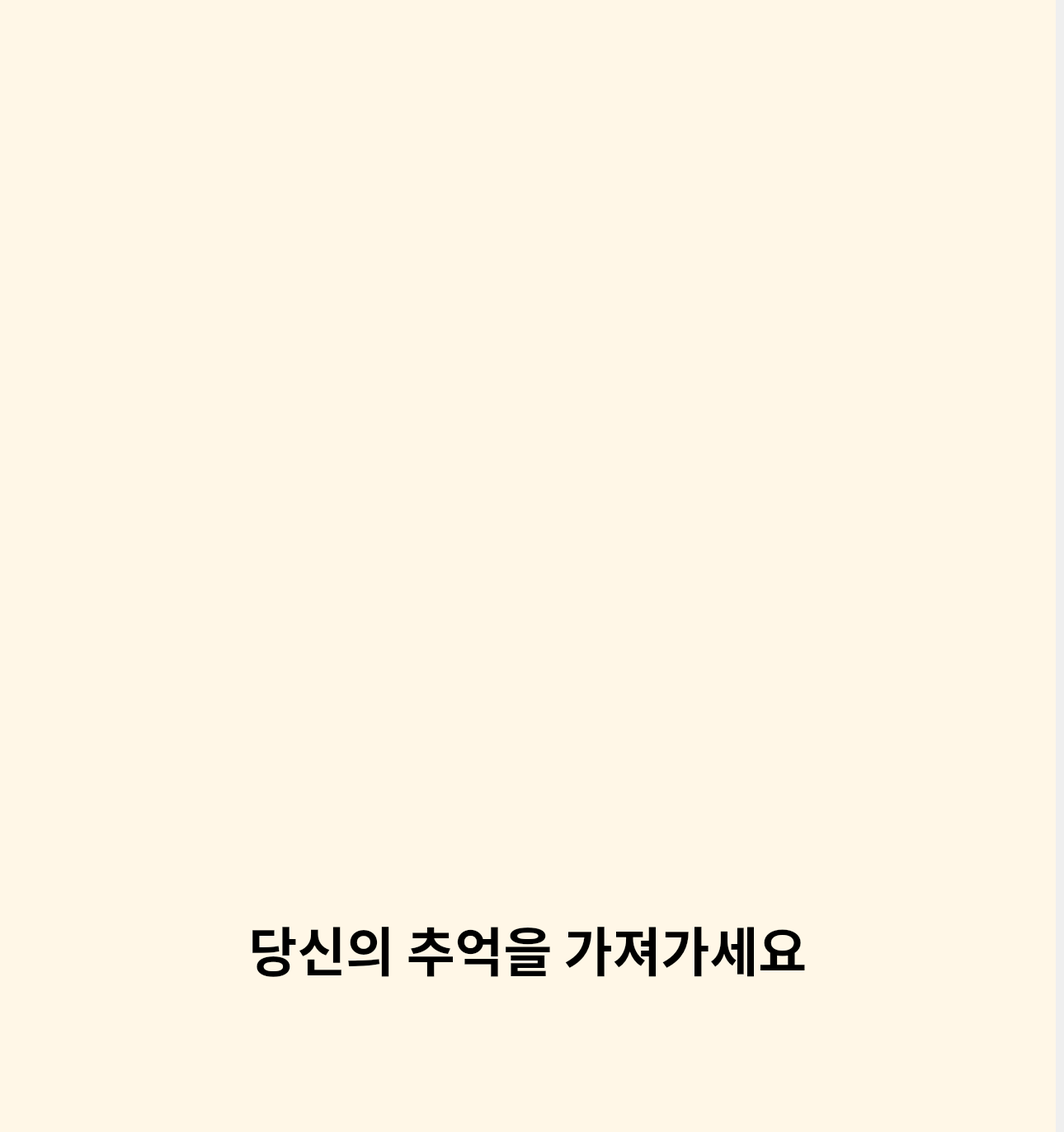
<?xml version="1.0" encoding="UTF-8"?>
<ui version="4.0">
 <class>MainWindow</class>
 <widget class="QMainWindow" name="MainWindow">
  <property name="geometry">
   <rect>
    <x>0</x>
    <y>0</y>
    <width>1290</width>
    <height>1373</height>
   </rect>
  </property>
  <property name="windowTitle">
   <string>MainWindow</string>
  </property>
  <widget class="QWidget" name="centralwidget">
   <widget class="QStackedWidget" name="stack">
    <property name="geometry">
     <rect>
      <x>0</x>
      <y>660</y>
      <width>1280</width>
      <height>720</height>
     </rect>
    </property>
    <property name="sizePolicy">
     <sizepolicy hsizetype="Fixed" vsizetype="Fixed">
      <horstretch>0</horstretch>
      <verstretch>0</verstretch>
     </sizepolicy>
    </property>
    <property name="styleSheet">
     <string notr="true">background-color : #FFF7E7</string>
    </property>
    <property name="currentIndex">
     <number>6</number>
    </property>
    <widget class="QWidget" name="InitPage">
     <widget class="QLabel" name="label">
      <property name="geometry">
       <rect>
        <x>4</x>
        <y>330</y>
        <width>1271</width>
        <height>60</height>
       </rect>
      </property>
      <property name="font">
       <font>
        <family>Leferi Base Type</family>
        <weight>75</weight>
        <bold>true</bold>
       </font>
      </property>
      <property name="layoutDirection">
       <enum>Qt::LeftToRight</enum>
      </property>
      <property name="styleSheet">
       <string notr="true">color : #C25642</string>
      </property>
      <property name="text">
       <string>&lt;html&gt;&lt;head/&gt;&lt;body&gt;&lt;p align=&quot;center&quot;&gt;&lt;span style=&quot; font-size:16pt; font-weight:600;&quot;&gt;터치하여 PhoRest를 시작해 보세요&lt;/span&gt;&lt;/p&gt;&lt;/body&gt;&lt;/html&gt;</string>
      </property>
      <property name="alignment">
       <set>Qt::AlignCenter</set>
      </property>
     </widget>
    </widget>
    <widget class="QWidget" name="ChoosePeoplePage">
     <widget class="QLabel" name="label_3">
      <property name="geometry">
       <rect>
        <x>220</x>
        <y>40</y>
        <width>840</width>
        <height>100</height>
       </rect>
      </property>
      <property name="font">
       <font>
        <family>Leferi Point Type Special</family>
        <weight>50</weight>
        <bold>false</bold>
       </font>
      </property>
      <property name="text">
       <string>&lt;html&gt;&lt;head/&gt;&lt;body&gt;&lt;p align=&quot;center&quot;&gt;&lt;span style=&quot; font-size:26pt; font-weight:400;&quot;&gt;촬영할 인원수를 선택해주세요&lt;/span&gt;&lt;/p&gt;&lt;/body&gt;&lt;/html&gt;</string>
      </property>
     </widget>
     <widget class="QPushButton" name="NextBtn">
      <property name="geometry">
       <rect>
        <x>1070</x>
        <y>40</y>
        <width>160</width>
        <height>100</height>
       </rect>
      </property>
      <property name="font">
       <font>
        <family>Leferi Point Type Special</family>
        <pointsize>20</pointsize>
        <weight>50</weight>
        <bold>false</bold>
       </font>
      </property>
      <property name="styleSheet">
       <string notr="true">QPushButton{
	color: black;
    background-color: #F8F8F8		;
    padding: 12px;
    border-radius: 4px;
    border-bottom: 4px solid #c8c8c8;
	border-radius: 20px;
}</string>
      </property>
      <property name="text">
       <string>다음</string>
      </property>
     </widget>
     <widget class="QWidget" name="gridLayoutWidget">
      <property name="geometry">
       <rect>
        <x>10</x>
        <y>160</y>
        <width>1261</width>
        <height>531</height>
       </rect>
      </property>
      <layout class="QGridLayout" name="gridLayout">
       <property name="leftMargin">
        <number>50</number>
       </property>
       <property name="topMargin">
        <number>20</number>
       </property>
       <property name="rightMargin">
        <number>50</number>
       </property>
       <property name="bottomMargin">
        <number>20</number>
       </property>
       <property name="horizontalSpacing">
        <number>100</number>
       </property>
       <property name="verticalSpacing">
        <number>50</number>
       </property>
       <item row="0" column="2">
        <widget class="QPushButton" name="Btn3">
         <property name="sizePolicy">
          <sizepolicy hsizetype="Preferred" vsizetype="Preferred">
           <horstretch>0</horstretch>
           <verstretch>0</verstretch>
          </sizepolicy>
         </property>
         <property name="font">
          <font>
           <family>Leferi Base Type Bold</family>
           <pointsize>20</pointsize>
           <weight>75</weight>
           <bold>true</bold>
          </font>
         </property>
         <property name="styleSheet">
          <string notr="true">QPushButton{
	color: black;
    background-color: #F8F8F8		;
    padding: 12px;
    border-radius: 4px;
    border-bottom: 4px solid #c8c8c8;
	border-radius: 20px;
}</string>
         </property>
         <property name="text">
          <string>3명</string>
         </property>
        </widget>
       </item>
       <item row="0" column="0">
        <widget class="QPushButton" name="Btn1">
         <property name="enabled">
          <bool>true</bool>
         </property>
         <property name="sizePolicy">
          <sizepolicy hsizetype="Preferred" vsizetype="Preferred">
           <horstretch>0</horstretch>
           <verstretch>0</verstretch>
          </sizepolicy>
         </property>
         <property name="font">
          <font>
           <family>Leferi Base Type Bold</family>
           <pointsize>20</pointsize>
           <weight>75</weight>
           <bold>true</bold>
          </font>
         </property>
         <property name="contextMenuPolicy">
          <enum>Qt::DefaultContextMenu</enum>
         </property>
         <property name="styleSheet">
          <string notr="true">QPushButton{
	color: black;
    background-color: #F8F8F8		;
    padding: 12px;
    border-radius: 4px;
    border-bottom: 4px solid #c8c8c8;
	border-radius: 20px;
}</string>
         </property>
         <property name="text">
          <string>1명</string>
         </property>
        </widget>
       </item>
       <item row="0" column="1">
        <widget class="QPushButton" name="Btn2">
         <property name="sizePolicy">
          <sizepolicy hsizetype="Preferred" vsizetype="Preferred">
           <horstretch>0</horstretch>
           <verstretch>0</verstretch>
          </sizepolicy>
         </property>
         <property name="font">
          <font>
           <family>Leferi Base Type Bold</family>
           <pointsize>20</pointsize>
           <weight>75</weight>
           <bold>true</bold>
          </font>
         </property>
         <property name="styleSheet">
          <string notr="true">QPushButton{
	color: black;
    background-color: #F8F8F8		;
    padding: 12px;
    border-radius: 4px;
    border-bottom: 4px solid #c8c8c8;
	border-radius: 20px;
}</string>
         </property>
         <property name="text">
          <string>2명</string>
         </property>
        </widget>
       </item>
       <item row="1" column="2">
        <widget class="QPushButton" name="Btn6">
         <property name="sizePolicy">
          <sizepolicy hsizetype="Preferred" vsizetype="Preferred">
           <horstretch>0</horstretch>
           <verstretch>0</verstretch>
          </sizepolicy>
         </property>
         <property name="font">
          <font>
           <family>Leferi Base Type Bold</family>
           <pointsize>20</pointsize>
           <weight>75</weight>
           <bold>true</bold>
          </font>
         </property>
         <property name="styleSheet">
          <string notr="true">QPushButton{
	color: black;
    background-color: #F8F8F8		;
    padding: 12px;
    border-radius: 4px;
    border-bottom: 4px solid #c8c8c8;
	border-radius: 20px;
}</string>
         </property>
         <property name="text">
          <string>6명</string>
         </property>
        </widget>
       </item>
       <item row="1" column="1">
        <widget class="QPushButton" name="Btn5">
         <property name="sizePolicy">
          <sizepolicy hsizetype="Preferred" vsizetype="Preferred">
           <horstretch>0</horstretch>
           <verstretch>0</verstretch>
          </sizepolicy>
         </property>
         <property name="font">
          <font>
           <family>Leferi Base Type Bold</family>
           <pointsize>20</pointsize>
           <weight>75</weight>
           <bold>true</bold>
          </font>
         </property>
         <property name="styleSheet">
          <string notr="true">QPushButton{
	color: black;
    background-color: #F8F8F8		;
    padding: 12px;
    border-radius: 4px;
    border-bottom: 4px solid #c8c8c8;
	border-radius: 20px;
}</string>
         </property>
         <property name="text">
          <string>5명</string>
         </property>
        </widget>
       </item>
       <item row="1" column="0">
        <widget class="QPushButton" name="Btn4">
         <property name="sizePolicy">
          <sizepolicy hsizetype="Preferred" vsizetype="Preferred">
           <horstretch>0</horstretch>
           <verstretch>0</verstretch>
          </sizepolicy>
         </property>
         <property name="font">
          <font>
           <family>Leferi Base Type Bold</family>
           <pointsize>20</pointsize>
           <weight>75</weight>
           <bold>true</bold>
          </font>
         </property>
         <property name="styleSheet">
          <string notr="true">QPushButton{
	color: black;
    background-color: #F8F8F8		;
    padding: 12px;
    border-radius: 4px;
    border-bottom: 4px solid #c8c8c8;
	border-radius: 20px;
}</string>
         </property>
         <property name="text">
          <string>4명</string>
         </property>
        </widget>
       </item>
      </layout>
     </widget>
     <widget class="QPushButton" name="PreviousBtn">
      <property name="geometry">
       <rect>
        <x>40</x>
        <y>40</y>
        <width>160</width>
        <height>100</height>
       </rect>
      </property>
      <property name="font">
       <font>
        <family>Leferi Base Type Bold</family>
        <pointsize>20</pointsize>
        <weight>75</weight>
        <bold>true</bold>
       </font>
      </property>
      <property name="styleSheet">
       <string notr="true">QPushButton{
	color: black;
    background-color: #F8F8F8		;
    padding: 12px;
    border-radius: 4px;
    border-bottom: 4px solid #c8c8c8;
	border-radius: 20px;
}</string>
      </property>
      <property name="text">
       <string>이전</string>
      </property>
     </widget>
    </widget>
    <widget class="QWidget" name="ShotPage">
     <widget class="QPushButton" name="Btn_Already">
      <property name="geometry">
       <rect>
        <x>410</x>
        <y>260</y>
        <width>460</width>
        <height>200</height>
       </rect>
      </property>
      <property name="font">
       <font>
        <family>Leferi Base Type Bold</family>
        <pointsize>24</pointsize>
        <weight>75</weight>
        <bold>true</bold>
       </font>
      </property>
      <property name="autoFillBackground">
       <bool>false</bool>
      </property>
      <property name="styleSheet">
       <string notr="true">QPushButton{
	color: black;
    background-color: #F8F8F8		;
    padding: 12px;
    border-radius: 4px;
    border-bottom: 4px solid #c8c8c8;
	border-radius: 20px;
}</string>
      </property>
      <property name="text">
       <string>촬영 시작</string>
      </property>
      <property name="autoDefault">
       <bool>false</bool>
      </property>
      <property name="default">
       <bool>false</bool>
      </property>
      <property name="flat">
       <bool>false</bool>
      </property>
     </widget>
     <widget class="QPushButton" name="Btn_Back_2">
      <property name="geometry">
       <rect>
        <x>40</x>
        <y>40</y>
        <width>160</width>
        <height>100</height>
       </rect>
      </property>
      <property name="font">
       <font>
        <family>Leferi Base Type Bold</family>
        <pointsize>14</pointsize>
        <weight>75</weight>
        <bold>true</bold>
       </font>
      </property>
      <property name="styleSheet">
       <string notr="true">QPushButton{
	color: black;
    background-color: #F8F8F8		;
    padding: 12px;
    border-radius: 4px;
    border-bottom: 4px solid #c8c8c8;
	border-radius: 20px;
}</string>
      </property>
      <property name="text">
       <string>뒤로</string>
      </property>
     </widget>
    </widget>
    <widget class="QWidget" name="PhotoPage">
     <widget class="QWidget" name="gridLayoutWidget_3">
      <property name="geometry">
       <rect>
        <x>40</x>
        <y>160</y>
        <width>1201</width>
        <height>541</height>
       </rect>
      </property>
      <layout class="QGridLayout" name="gridLayout_3">
       <property name="leftMargin">
        <number>85</number>
       </property>
       <property name="topMargin">
        <number>25</number>
       </property>
       <property name="rightMargin">
        <number>85</number>
       </property>
       <property name="bottomMargin">
        <number>25</number>
       </property>
       <property name="horizontalSpacing">
        <number>142</number>
       </property>
       <property name="verticalSpacing">
        <number>32</number>
       </property>
       <item row="1" column="0">
        <widget class="QLabel" name="Photo3">
         <property name="font">
          <font>
           <family>Leferi Base Type Bold</family>
           <pointsize>72</pointsize>
           <weight>75</weight>
           <bold>true</bold>
          </font>
         </property>
         <property name="styleSheet">
          <string notr="true">QLabel{
	border : 3px double #ABF760;
}</string>
         </property>
         <property name="text">
          <string>3</string>
         </property>
         <property name="alignment">
          <set>Qt::AlignCenter</set>
         </property>
        </widget>
       </item>
       <item row="0" column="0">
        <widget class="QLabel" name="Photo1">
         <property name="font">
          <font>
           <family>Leferi Base Type Bold</family>
           <pointsize>72</pointsize>
           <weight>75</weight>
           <bold>true</bold>
          </font>
         </property>
         <property name="styleSheet">
          <string notr="true">QLabel{
	border : 3px double #ABF760;
}</string>
         </property>
         <property name="text">
          <string>1</string>
         </property>
         <property name="alignment">
          <set>Qt::AlignCenter</set>
         </property>
        </widget>
       </item>
       <item row="0" column="1">
        <widget class="QLabel" name="Photo2">
         <property name="font">
          <font>
           <family>Leferi Base Type Bold</family>
           <pointsize>72</pointsize>
           <weight>75</weight>
           <bold>true</bold>
          </font>
         </property>
         <property name="styleSheet">
          <string notr="true">QLabel{
	border : 3px double #ABF760;
}</string>
         </property>
         <property name="text">
          <string>2</string>
         </property>
         <property name="alignment">
          <set>Qt::AlignCenter</set>
         </property>
        </widget>
       </item>
       <item row="1" column="1">
        <widget class="QLabel" name="Photo4">
         <property name="font">
          <font>
           <family>Leferi Base Type Bold</family>
           <pointsize>72</pointsize>
           <weight>75</weight>
           <bold>true</bold>
          </font>
         </property>
         <property name="styleSheet">
          <string notr="true">QLabel{
	border : 3px double #ABF760;
}</string>
         </property>
         <property name="text">
          <string>4</string>
         </property>
         <property name="alignment">
          <set>Qt::AlignCenter</set>
         </property>
        </widget>
       </item>
      </layout>
     </widget>
     <widget class="QPushButton" name="NextBtn_3">
      <property name="geometry">
       <rect>
        <x>1070</x>
        <y>40</y>
        <width>160</width>
        <height>100</height>
       </rect>
      </property>
      <property name="font">
       <font>
        <family>Leferi Base Type Bold</family>
        <pointsize>20</pointsize>
        <weight>75</weight>
        <bold>true</bold>
       </font>
      </property>
      <property name="styleSheet">
       <string notr="true">QPushButton{
	color: black;
    background-color: #F8F8F8		;
    padding: 12px;
    border-radius: 4px;
    border-bottom: 4px solid #c8c8c8;
	border-radius: 20px;
}</string>
      </property>
      <property name="text">
       <string>&gt;</string>
      </property>
     </widget>
     <widget class="QLabel" name="label_2">
      <property name="geometry">
       <rect>
        <x>40</x>
        <y>160</y>
        <width>1200</width>
        <height>540</height>
       </rect>
      </property>
      <property name="styleSheet">
       <string notr="true">QLabel{
	border : 3px solid black;
}</string>
      </property>
      <property name="text">
       <string/>
      </property>
     </widget>
     <zorder>label_2</zorder>
     <zorder>gridLayoutWidget_3</zorder>
     <zorder>NextBtn_3</zorder>
    </widget>
    <widget class="QWidget" name="ChooseFramePage">
     <widget class="QLabel" name="label_5">
      <property name="geometry">
       <rect>
        <x>220</x>
        <y>40</y>
        <width>840</width>
        <height>100</height>
       </rect>
      </property>
      <property name="font">
       <font>
        <family>Leferi Point Type Special</family>
        <weight>50</weight>
        <bold>false</bold>
       </font>
      </property>
      <property name="text">
       <string>&lt;html&gt;&lt;head/&gt;&lt;body&gt;&lt;p align=&quot;center&quot;&gt;&lt;span style=&quot; font-size:26pt;&quot;&gt;사용할 프레임을 선택해주세요&lt;/span&gt;&lt;/p&gt;&lt;/body&gt;&lt;/html&gt;</string>
      </property>
     </widget>
     <widget class="QPushButton" name="PrintBtn">
      <property name="geometry">
       <rect>
        <x>1070</x>
        <y>40</y>
        <width>160</width>
        <height>100</height>
       </rect>
      </property>
      <property name="font">
       <font>
        <family>Leferi Base Type Bold</family>
        <pointsize>20</pointsize>
        <weight>75</weight>
        <bold>true</bold>
       </font>
      </property>
      <property name="styleSheet">
       <string notr="true">QPushButton{
	color: black;
    background-color: #F8F8F8		;
    padding: 12px;
    border-radius: 4px;
    border-bottom: 4px solid #c8c8c8;
	border-radius: 20px;
}</string>
      </property>
      <property name="text">
       <string>다음</string>
      </property>
     </widget>
     <widget class="QPushButton" name="ApplyBtn">
      <property name="geometry">
       <rect>
        <x>1120</x>
        <y>570</y>
        <width>140</width>
        <height>80</height>
       </rect>
      </property>
      <property name="font">
       <font>
        <family>Leferi Base Type Bold</family>
        <pointsize>16</pointsize>
        <weight>75</weight>
        <bold>true</bold>
       </font>
      </property>
      <property name="styleSheet">
       <string notr="true">QPushButton{
	color: black;
    background-color: #F8F8F8		;
    padding: 12px;
    border-radius: 4px;
    border-bottom: 4px solid #c8c8c8;
	border-radius: 20px;
}</string>
      </property>
      <property name="text">
       <string>적용</string>
      </property>
     </widget>
     <widget class="QLineEdit" name="Frame_Id">
      <property name="geometry">
       <rect>
        <x>850</x>
        <y>570</y>
        <width>250</width>
        <height>80</height>
       </rect>
      </property>
      <property name="font">
       <font>
        <family>Leferi Base Type</family>
        <pointsize>20</pointsize>
        <weight>75</weight>
        <bold>true</bold>
       </font>
      </property>
      <property name="styleSheet">
       <string notr="true">color : #c8c8c8</string>
      </property>
      <property name="text">
       <string>고유프레임</string>
      </property>
      <property name="alignment">
       <set>Qt::AlignCenter</set>
      </property>
     </widget>
     <widget class="QPushButton" name="Basic_Frame_1">
      <property name="geometry">
       <rect>
        <x>110</x>
        <y>170</y>
        <width>300</width>
        <height>80</height>
       </rect>
      </property>
      <property name="styleSheet">
       <string notr="true">background-color : #FFFFFF</string>
      </property>
      <property name="text">
       <string/>
      </property>
     </widget>
     <widget class="QPushButton" name="Basic_Frame_2">
      <property name="geometry">
       <rect>
        <x>110</x>
        <y>310</y>
        <width>300</width>
        <height>80</height>
       </rect>
      </property>
      <property name="styleSheet">
       <string notr="true">background-color : #DEFF99</string>
      </property>
      <property name="text">
       <string/>
      </property>
     </widget>
     <widget class="QPushButton" name="Basic_Frame_3">
      <property name="geometry">
       <rect>
        <x>110</x>
        <y>450</y>
        <width>300</width>
        <height>80</height>
       </rect>
      </property>
      <property name="styleSheet">
       <string notr="true">background-color : #BDD0FF	</string>
      </property>
      <property name="text">
       <string/>
      </property>
     </widget>
     <widget class="QPushButton" name="Basic_Frame_4">
      <property name="geometry">
       <rect>
        <x>110</x>
        <y>580</y>
        <width>300</width>
        <height>80</height>
       </rect>
      </property>
      <property name="styleSheet">
       <string notr="true">background-color : #B871FF</string>
      </property>
      <property name="text">
       <string/>
      </property>
     </widget>
     <widget class="QPushButton" name="Basic_Frame_5">
      <property name="geometry">
       <rect>
        <x>470</x>
        <y>170</y>
        <width>300</width>
        <height>80</height>
       </rect>
      </property>
      <property name="styleSheet">
       <string notr="true">background-color : #000000
</string>
      </property>
      <property name="text">
       <string/>
      </property>
     </widget>
     <widget class="QPushButton" name="Basic_Frame_6">
      <property name="geometry">
       <rect>
        <x>470</x>
        <y>310</y>
        <width>300</width>
        <height>80</height>
       </rect>
      </property>
      <property name="styleSheet">
       <string notr="true">border-image:url('./BasicFrame/stripe.jpg')</string>
      </property>
      <property name="text">
       <string/>
      </property>
     </widget>
     <widget class="QPushButton" name="Basic_Frame_7">
      <property name="geometry">
       <rect>
        <x>470</x>
        <y>450</y>
        <width>300</width>
        <height>80</height>
       </rect>
      </property>
      <property name="styleSheet">
       <string notr="true">border-image:url('./BasicFrame/ddangddang.png')</string>
      </property>
      <property name="text">
       <string/>
      </property>
     </widget>
     <widget class="QPushButton" name="Basic_Frame_8">
      <property name="geometry">
       <rect>
        <x>470</x>
        <y>570</y>
        <width>300</width>
        <height>80</height>
       </rect>
      </property>
      <property name="styleSheet">
       <string notr="true">background-color : #84FFF8
</string>
      </property>
      <property name="text">
       <string/>
      </property>
     </widget>
     <widget class="QLabel" name="label_6">
      <property name="geometry">
       <rect>
        <x>940</x>
        <y>190</y>
        <width>250</width>
        <height>61</height>
       </rect>
      </property>
      <property name="font">
       <font>
        <family>Leferi Point Type Special</family>
        <weight>50</weight>
        <bold>false</bold>
       </font>
      </property>
      <property name="text">
       <string>&lt;html&gt;&lt;head/&gt;&lt;body&gt;&lt;p align=&quot;center&quot;&gt;&lt;span style=&quot; font-size:12pt;&quot;&gt;더 많은 프레임 적용하기&lt;/span&gt;&lt;/p&gt;&lt;/body&gt;&lt;/html&gt;</string>
      </property>
     </widget>
     <widget class="QLabel" name="label_4">
      <property name="geometry">
       <rect>
        <x>940</x>
        <y>290</y>
        <width>250</width>
        <height>250</height>
       </rect>
      </property>
      <property name="styleSheet">
       <string notr="true">border-image:url('./QR_Dummy.png')</string>
      </property>
      <property name="text">
       <string/>
      </property>
     </widget>
    </widget>
    <widget class="QWidget" name="PrintingPage">
     <widget class="QLabel" name="label_10">
      <property name="geometry">
       <rect>
        <x>250</x>
        <y>270</y>
        <width>691</width>
        <height>161</height>
       </rect>
      </property>
      <property name="text">
       <string>&lt;html&gt;&lt;head/&gt;&lt;body&gt;&lt;p align=&quot;center&quot;&gt;이 화면 건너 뛰네;;&lt;/p&gt;&lt;/body&gt;&lt;/html&gt;</string>
      </property>
     </widget>
    </widget>
    <widget class="QWidget" name="DonePrinting">
     <widget class="QLabel" name="label_11">
      <property name="geometry">
       <rect>
        <x>0</x>
        <y>400</y>
        <width>1280</width>
        <height>180</height>
       </rect>
      </property>
      <property name="font">
       <font>
        <family>Leferi Base Type Bold</family>
        <weight>75</weight>
        <bold>true</bold>
       </font>
      </property>
      <property name="text">
       <string>&lt;html&gt;&lt;head/&gt;&lt;body&gt;&lt;p align=&quot;center&quot;&gt;&lt;span style=&quot; font-size:48pt;&quot;&gt;당신의 추억을 가져가세요&lt;/span&gt;&lt;/p&gt;&lt;/body&gt;&lt;/html&gt;</string>
      </property>
     </widget>
     <widget class="QLabel" name="LogoImg_2">
      <property name="geometry">
       <rect>
        <x>490</x>
        <y>110</y>
        <width>300</width>
        <height>300</height>
       </rect>
      </property>
      <property name="styleSheet">
       <string notr="true">border-image:url('./logo.png')</string>
      </property>
      <property name="text">
       <string/>
      </property>
      <property name="alignment">
       <set>Qt::AlignCenter</set>
      </property>
     </widget>
    </widget>
   </widget>
   <widget class="QStackedWidget" name="TopStack">
    <property name="geometry">
     <rect>
      <x>0</x>
      <y>0</y>
      <width>1280</width>
      <height>660</height>
     </rect>
    </property>
    <property name="sizePolicy">
     <sizepolicy hsizetype="Fixed" vsizetype="Fixed">
      <horstretch>0</horstretch>
      <verstretch>0</verstretch>
     </sizepolicy>
    </property>
    <property name="styleSheet">
     <string notr="true">background-color : #FFF7E7</string>
    </property>
    <property name="currentIndex">
     <number>0</number>
    </property>
    <widget class="QWidget" name="LogoPage">
     <widget class="QLabel" name="LogoImg">
      <property name="geometry">
       <rect>
        <x>540</x>
        <y>230</y>
        <width>200</width>
        <height>200</height>
       </rect>
      </property>
      <property name="styleSheet">
       <string notr="true">border-image:url('./logo.png')</string>
      </property>
      <property name="text">
       <string/>
      </property>
      <property name="alignment">
       <set>Qt::AlignCenter</set>
      </property>
     </widget>
    </widget>
    <widget class="QWidget" name="RecommandPosePage">
     <widget class="QPushButton" name="LeftBtn">
      <property name="geometry">
       <rect>
        <x>60</x>
        <y>265</y>
        <width>130</width>
        <height>130</height>
       </rect>
      </property>
      <property name="font">
       <font>
        <family>Leferi Base Type Bold</family>
        <pointsize>20</pointsize>
        <weight>75</weight>
        <bold>true</bold>
       </font>
      </property>
      <property name="styleSheet">
       <string notr="true">QPushButton{
	color: white;
    background-color: #FFB937		;
    padding: 12px;
    border-radius: 4px;
    border-bottom: 4px solid #FF8200;
	border-radius: 20px;
}</string>
      </property>
      <property name="text">
       <string>&lt;</string>
      </property>
     </widget>
     <widget class="QPushButton" name="RightBtn">
      <property name="geometry">
       <rect>
        <x>1090</x>
        <y>265</y>
        <width>130</width>
        <height>130</height>
       </rect>
      </property>
      <property name="font">
       <font>
        <family>Leferi Base Type Bold</family>
        <pointsize>20</pointsize>
        <weight>75</weight>
        <bold>true</bold>
       </font>
      </property>
      <property name="styleSheet">
       <string notr="true">QPushButton{
	color: white;
    background-color: #FFB937		;
    padding: 12px;
    border-radius: 4px;
    border-bottom: 4px solid #FF8200;
	border-radius: 20px;
}</string>
      </property>
      <property name="text">
       <string>&gt;</string>
      </property>
     </widget>
     <widget class="QPushButton" name="Btn_close">
      <property name="geometry">
       <rect>
        <x>60</x>
        <y>560</y>
        <width>131</width>
        <height>71</height>
       </rect>
      </property>
      <property name="font">
       <font>
        <family>Leferi Base Type Bold</family>
        <pointsize>14</pointsize>
        <weight>75</weight>
        <bold>true</bold>
       </font>
      </property>
      <property name="styleSheet">
       <string notr="true">QPushButton{
	color: white;
    background-color: #FFB937		;
    padding: 12px;
    border-radius: 4px;
    border-bottom: 4px solid #FF8200;
	border-radius: 20px;
}</string>
      </property>
      <property name="text">
       <string>닫기</string>
      </property>
     </widget>
     <widget class="QLabel" name="NowPeople_2">
      <property name="geometry">
       <rect>
        <x>70</x>
        <y>40</y>
        <width>121</width>
        <height>81</height>
       </rect>
      </property>
      <property name="font">
       <font>
        <family>Leferi Base Type Bold</family>
        <pointsize>20</pointsize>
        <weight>75</weight>
        <bold>true</bold>
       </font>
      </property>
      <property name="text">
       <string>&lt;html&gt;&lt;head/&gt;&lt;body&gt;&lt;p align=&quot;center&quot;&gt;&lt;span style=&quot; font-size:11pt; font-weight:600;&quot;&gt;N명&lt;/span&gt;&lt;/p&gt;&lt;/body&gt;&lt;/html&gt;</string>
      </property>
     </widget>
     <widget class="QStackedWidget" name="PoseStack">
      <property name="geometry">
       <rect>
        <x>200</x>
        <y>10</y>
        <width>880</width>
        <height>640</height>
       </rect>
      </property>
      <property name="currentIndex">
       <number>0</number>
      </property>
      <widget class="QWidget" name="page1">
       <widget class="QLabel" name="PoseImg_1">
        <property name="geometry">
         <rect>
          <x>40</x>
          <y>20</y>
          <width>800</width>
          <height>600</height>
         </rect>
        </property>
        <property name="styleSheet">
         <string notr="true">QLabel{
	border : 3px solid black;
}</string>
        </property>
        <property name="text">
         <string>포즈 이미지 1</string>
        </property>
        <property name="alignment">
         <set>Qt::AlignCenter</set>
        </property>
       </widget>
      </widget>
      <widget class="QWidget" name="page2">
       <widget class="QLabel" name="PoseImg_2">
        <property name="geometry">
         <rect>
          <x>40</x>
          <y>20</y>
          <width>800</width>
          <height>600</height>
         </rect>
        </property>
        <property name="styleSheet">
         <string notr="true">QLabel{
	border : 3px solid black;
}</string>
        </property>
        <property name="text">
         <string>포즈 이미지 2</string>
        </property>
        <property name="alignment">
         <set>Qt::AlignCenter</set>
        </property>
       </widget>
      </widget>
      <widget class="QWidget" name="page3">
       <widget class="QLabel" name="PoseImg_3">
        <property name="geometry">
         <rect>
          <x>40</x>
          <y>20</y>
          <width>800</width>
          <height>600</height>
         </rect>
        </property>
        <property name="styleSheet">
         <string notr="true">QLabel{
	border : 3px solid black;
}</string>
        </property>
        <property name="text">
         <string>포즈 이미지 3</string>
        </property>
        <property name="alignment">
         <set>Qt::AlignCenter</set>
        </property>
       </widget>
      </widget>
      <widget class="QWidget" name="page4">
       <widget class="QLabel" name="PoseImg_4">
        <property name="geometry">
         <rect>
          <x>40</x>
          <y>20</y>
          <width>800</width>
          <height>600</height>
         </rect>
        </property>
        <property name="styleSheet">
         <string notr="true">QLabel{
	border : 3px solid black;
}</string>
        </property>
        <property name="text">
         <string>포즈 이미지 4</string>
        </property>
        <property name="alignment">
         <set>Qt::AlignCenter</set>
        </property>
       </widget>
      </widget>
      <widget class="QWidget" name="page5">
       <widget class="QLabel" name="PoseImg_5">
        <property name="geometry">
         <rect>
          <x>40</x>
          <y>20</y>
          <width>800</width>
          <height>600</height>
         </rect>
        </property>
        <property name="styleSheet">
         <string notr="true">QLabel{
	border : 3px solid black;
}</string>
        </property>
        <property name="text">
         <string>포즈 이미지 5</string>
        </property>
        <property name="alignment">
         <set>Qt::AlignCenter</set>
        </property>
       </widget>
      </widget>
     </widget>
    </widget>
    <widget class="QWidget" name="ShotPage_Top">
     <widget class="QLabel" name="Label_Camera">
      <property name="geometry">
       <rect>
        <x>240</x>
        <y>30</y>
        <width>800</width>
        <height>600</height>
       </rect>
      </property>
      <property name="styleSheet">
       <string notr="true">QLabel{
	border : 3px solid black;
}</string>
      </property>
      <property name="text">
       <string>카메라 화면 띄워줄 공간</string>
      </property>
      <property name="alignment">
       <set>Qt::AlignCenter</set>
      </property>
     </widget>
     <widget class="QLabel" name="Label_Timer">
      <property name="geometry">
       <rect>
        <x>30</x>
        <y>40</y>
        <width>161</width>
        <height>201</height>
       </rect>
      </property>
      <property name="font">
       <font>
        <family>Leferi Base Type Bold</family>
        <pointsize>36</pointsize>
        <weight>75</weight>
        <bold>true</bold>
       </font>
      </property>
      <property name="text">
       <string>&lt;html&gt;&lt;head/&gt;&lt;body&gt;&lt;p align=&quot;center&quot;&gt;&lt;span style=&quot; font-size:48pt; font-weight:600;&quot;&gt;15&lt;/span&gt;&lt;/p&gt;&lt;/body&gt;&lt;/html&gt;</string>
      </property>
      <property name="alignment">
       <set>Qt::AlignCenter</set>
      </property>
     </widget>
    </widget>
    <widget class="QWidget" name="CheckPhoto">
     <widget class="QLabel" name="Top_Big_Photo">
      <property name="geometry">
       <rect>
        <x>240</x>
        <y>30</y>
        <width>800</width>
        <height>600</height>
       </rect>
      </property>
      <property name="styleSheet">
       <string notr="true">QLabel{
	border : 3px solid black;
}</string>
      </property>
      <property name="text">
       <string>이미지 크게 보여줄 공간</string>
      </property>
      <property name="alignment">
       <set>Qt::AlignCenter</set>
      </property>
     </widget>
    </widget>
    <widget class="QWidget" name="SuccessPage">
     <widget class="QLabel" name="PhotoPlusFrame">
      <property name="geometry">
       <rect>
        <x>200</x>
        <y>30</y>
        <width>900</width>
        <height>600</height>
       </rect>
      </property>
      <property name="contextMenuPolicy">
       <enum>Qt::DefaultContextMenu</enum>
      </property>
      <property name="styleSheet">
       <string notr="true">QLabel{
	border : 3px solid black;
}</string>
      </property>
      <property name="text">
       <string>프레임 적용 이미지를 띄워줄 예정</string>
      </property>
      <property name="alignment">
       <set>Qt::AlignCenter</set>
      </property>
     </widget>
    </widget>
   </widget>
  </widget>
 </widget>
 <resources/>
 <connections>
  <connection>
   <sender>NextBtn</sender>
   <signal>clicked()</signal>
   <receiver>MainWindow</receiver>
   <slot>NextBottomButton_to_2()</slot>
   <hints>
    <hint type="sourcelabel">
     <x>1140</x>
     <y>700</y>
    </hint>
    <hint type="destinationlabel">
     <x>841</x>
     <y>120</y>
    </hint>
   </hints>
  </connection>
  <connection>
   <sender>Btn1</sender>
   <signal>clicked()</signal>
   <receiver>MainWindow</receiver>
   <slot>Press_Btn1()</slot>
   <hints>
    <hint type="sourcelabel">
     <x>211</x>
     <y>890</y>
    </hint>
    <hint type="destinationlabel">
     <x>860</x>
     <y>222</y>
    </hint>
   </hints>
  </connection>
  <connection>
   <sender>Btn2</sender>
   <signal>clicked()</signal>
   <receiver>MainWindow</receiver>
   <slot>Press_Btn2()</slot>
   <hints>
    <hint type="sourcelabel">
     <x>590</x>
     <y>890</y>
    </hint>
    <hint type="destinationlabel">
     <x>834</x>
     <y>234</y>
    </hint>
   </hints>
  </connection>
  <connection>
   <sender>Btn3</sender>
   <signal>clicked()</signal>
   <receiver>MainWindow</receiver>
   <slot>Press_Btn3()</slot>
   <hints>
    <hint type="sourcelabel">
     <x>905</x>
     <y>890</y>
    </hint>
    <hint type="destinationlabel">
     <x>861</x>
     <y>255</y>
    </hint>
   </hints>
  </connection>
  <connection>
   <sender>Btn4</sender>
   <signal>clicked()</signal>
   <receiver>MainWindow</receiver>
   <slot>Press_Btn4()</slot>
   <hints>
    <hint type="sourcelabel">
     <x>1220</x>
     <y>890</y>
    </hint>
    <hint type="destinationlabel">
     <x>892</x>
     <y>278</y>
    </hint>
   </hints>
  </connection>
  <connection>
   <sender>Btn5</sender>
   <signal>clicked()</signal>
   <receiver>MainWindow</receiver>
   <slot>Press_Btn5()</slot>
   <hints>
    <hint type="sourcelabel">
     <x>212</x>
     <y>1146</y>
    </hint>
    <hint type="destinationlabel">
     <x>871</x>
     <y>314</y>
    </hint>
   </hints>
  </connection>
  <connection>
   <sender>Btn6</sender>
   <signal>clicked()</signal>
   <receiver>MainWindow</receiver>
   <slot>Press_Btn6()</slot>
   <hints>
    <hint type="sourcelabel">
     <x>590</x>
     <y>1146</y>
    </hint>
    <hint type="destinationlabel">
     <x>877</x>
     <y>353</y>
    </hint>
   </hints>
  </connection>
  <connection>
   <sender>Btn_Already</sender>
   <signal>clicked()</signal>
   <receiver>MainWindow</receiver>
   <slot>Press_PreparedBtn()</slot>
   <hints>
    <hint type="sourcelabel">
     <x>474</x>
     <y>890</y>
    </hint>
    <hint type="destinationlabel">
     <x>841</x>
     <y>266</y>
    </hint>
   </hints>
  </connection>
  <connection>
   <sender>Btn_Back_2</sender>
   <signal>clicked()</signal>
   <receiver>MainWindow</receiver>
   <slot>Press_Back()</slot>
   <hints>
    <hint type="sourcelabel">
     <x>89</x>
     <y>700</y>
    </hint>
    <hint type="destinationlabel">
     <x>841</x>
     <y>551</y>
    </hint>
   </hints>
  </connection>
  <connection>
   <sender>NextBtn_3</sender>
   <signal>clicked()</signal>
   <receiver>MainWindow</receiver>
   <slot>NextBottomButton_to_4()</slot>
   <hints>
    <hint type="sourcelabel">
     <x>1160</x>
     <y>1260</y>
    </hint>
    <hint type="destinationlabel">
     <x>838</x>
     <y>896</y>
    </hint>
   </hints>
  </connection>
  <connection>
   <sender>PrintBtn</sender>
   <signal>clicked()</signal>
   <receiver>MainWindow</receiver>
   <slot>Press_Printing()</slot>
   <hints>
    <hint type="sourcelabel">
     <x>1070</x>
     <y>1270</y>
    </hint>
    <hint type="destinationlabel">
     <x>841</x>
     <y>865</y>
    </hint>
   </hints>
  </connection>
  <connection>
   <sender>ApplyBtn</sender>
   <signal>clicked()</signal>
   <receiver>MainWindow</receiver>
   <slot>Press_Applying()</slot>
   <hints>
    <hint type="sourcelabel">
     <x>1150</x>
     <y>730</y>
    </hint>
    <hint type="destinationlabel">
     <x>851</x>
     <y>591</y>
    </hint>
   </hints>
  </connection>
  <connection>
   <sender>Btn_close</sender>
   <signal>clicked()</signal>
   <receiver>MainWindow</receiver>
   <slot>Press_CloseBtn()</slot>
   <hints>
    <hint type="sourcelabel">
     <x>120</x>
     <y>589</y>
    </hint>
    <hint type="destinationlabel">
     <x>1315</x>
     <y>554</y>
    </hint>
   </hints>
  </connection>
  <connection>
   <sender>Basic_Frame_1</sender>
   <signal>clicked()</signal>
   <receiver>MainWindow</receiver>
   <slot>Press_BasicFrame1()</slot>
   <hints>
    <hint type="sourcelabel">
     <x>295</x>
     <y>985</y>
    </hint>
    <hint type="destinationlabel">
     <x>518</x>
     <y>1406</y>
    </hint>
   </hints>
  </connection>
  <connection>
   <sender>Basic_Frame_2</sender>
   <signal>clicked()</signal>
   <receiver>MainWindow</receiver>
   <slot>Press_BasicFrame2()</slot>
   <hints>
    <hint type="sourcelabel">
     <x>237</x>
     <y>1060</y>
    </hint>
    <hint type="destinationlabel">
     <x>263</x>
     <y>1388</y>
    </hint>
   </hints>
  </connection>
  <connection>
   <sender>Basic_Frame_3</sender>
   <signal>clicked()</signal>
   <receiver>MainWindow</receiver>
   <slot>Press_BasicFrame3()</slot>
   <hints>
    <hint type="sourcelabel">
     <x>158</x>
     <y>1178</y>
    </hint>
    <hint type="destinationlabel">
     <x>192</x>
     <y>1385</y>
    </hint>
   </hints>
  </connection>
  <connection>
   <sender>Basic_Frame_4</sender>
   <signal>clicked()</signal>
   <receiver>MainWindow</receiver>
   <slot>Press_BasicFrame4()</slot>
   <hints>
    <hint type="sourcelabel">
     <x>87</x>
     <y>1275</y>
    </hint>
    <hint type="destinationlabel">
     <x>105</x>
     <y>1389</y>
    </hint>
   </hints>
  </connection>
  <connection>
   <sender>Basic_Frame_5</sender>
   <signal>clicked()</signal>
   <receiver>MainWindow</receiver>
   <slot>Press_BasicFrame5()</slot>
   <hints>
    <hint type="sourcelabel">
     <x>689</x>
     <y>977</y>
    </hint>
    <hint type="destinationlabel">
     <x>640</x>
     <y>1393</y>
    </hint>
   </hints>
  </connection>
  <connection>
   <sender>Basic_Frame_6</sender>
   <signal>clicked()</signal>
   <receiver>MainWindow</receiver>
   <slot>Press_BasicFrame6()</slot>
   <hints>
    <hint type="sourcelabel">
     <x>641</x>
     <y>1080</y>
    </hint>
    <hint type="destinationlabel">
     <x>661</x>
     <y>1385</y>
    </hint>
   </hints>
  </connection>
  <connection>
   <sender>Basic_Frame_7</sender>
   <signal>clicked()</signal>
   <receiver>MainWindow</receiver>
   <slot>Press_BasicFrame7()</slot>
   <hints>
    <hint type="sourcelabel">
     <x>563</x>
     <y>1202</y>
    </hint>
    <hint type="destinationlabel">
     <x>555</x>
     <y>1383</y>
    </hint>
   </hints>
  </connection>
  <connection>
   <sender>Basic_Frame_8</sender>
   <signal>clicked()</signal>
   <receiver>MainWindow</receiver>
   <slot>Press_BasicFrame8()</slot>
   <hints>
    <hint type="sourcelabel">
     <x>525</x>
     <y>1294</y>
    </hint>
    <hint type="destinationlabel">
     <x>571</x>
     <y>1382</y>
    </hint>
   </hints>
  </connection>
  <connection>
   <sender>RightBtn</sender>
   <signal>clicked()</signal>
   <receiver>MainWindow</receiver>
   <slot>Press_RightBtn()</slot>
   <hints>
    <hint type="sourcelabel">
     <x>1173</x>
     <y>304</y>
    </hint>
    <hint type="destinationlabel">
     <x>1286</x>
     <y>88</y>
    </hint>
   </hints>
  </connection>
  <connection>
   <sender>LeftBtn</sender>
   <signal>clicked()</signal>
   <receiver>MainWindow</receiver>
   <slot>Press_LeftBtn()</slot>
   <hints>
    <hint type="sourcelabel">
     <x>95</x>
     <y>335</y>
    </hint>
    <hint type="destinationlabel">
     <x>1289</x>
     <y>148</y>
    </hint>
   </hints>
  </connection>
 </connections>
 <slots>
  <slot>RecommandPose()</slot>
  <slot>NextBottomButton_to_2()</slot>
  <slot>Press_Btn1()</slot>
  <slot>Press_Btn2()</slot>
  <slot>Press_Btn3()</slot>
  <slot>Press_Btn4()</slot>
  <slot>Press_Btn5()</slot>
  <slot>Press_Btn6()</slot>
  <slot>Press_Btn7()</slot>
  <slot>Press_Btn8()</slot>
  <slot>Press_ShotBtn()</slot>
  <slot>Press_Back()</slot>
  <slot>Press_PreparedBtn()</slot>
  <slot>NextBottomButton_to_4()</slot>
  <slot>Press_Printing()</slot>
  <slot>Press_Applying()</slot>
  <slot>Press_CloseBtn()</slot>
  <slot>Press_BasicFrame1()</slot>
  <slot>Press_BasicFrame2()</slot>
  <slot>Press_BasicFrame3()</slot>
  <slot>Press_BasicFrame4()</slot>
  <slot>Press_BasicFrame5()</slot>
  <slot>Press_BasicFrame6()</slot>
  <slot>Press_BasicFrame7()</slot>
  <slot>Press_BasicFrame8()</slot>
  <slot>Press_RightBtn()</slot>
  <slot>Press_LeftBtn()</slot>
 </slots>
</ui>
